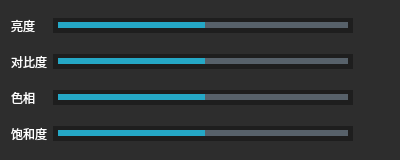
<?xml version="1.0" encoding="UTF-8"?>
<ui version="4.0">
 <class>OptionDialog</class>
 <widget class="QDialog" name="OptionDialog">
  <property name="geometry">
   <rect>
    <x>0</x>
    <y>0</y>
    <width>400</width>
    <height>160</height>
   </rect>
  </property>
  <property name="windowTitle">
   <string>Option</string>
  </property>
  <property name="windowIcon">
   <iconset resource="MediaPlayerXPre.qrc">
    <normaloff>:/MediaPlayerXPre/res/option.png</normaloff>:/MediaPlayerXPre/res/option.png</iconset>
  </property>
  <property name="styleSheet">
   <string notr="true">QWidget
{
	background-color:#2D2D2D;
	color:#FFF;
}

QPushButton {
}

QPushButton:hover {
	border: 1px solid #3E3E3E;
}

QPushButton:pressed {
    background-color: #5E5E5E;
    border-color: #3E3E3E;
    color: yellow;
}</string>
  </property>
  <layout class="QGridLayout" name="gridLayout_2">
   <item row="0" column="0">
    <layout class="QGridLayout" name="gridLayout">
     <item row="0" column="0">
      <widget class="QLabel" name="label">
       <property name="text">
        <string>亮度</string>
       </property>
      </widget>
     </item>
     <item row="0" column="1">
      <widget class="QSlider" name="brightnessSlider">
       <property name="styleSheet">
        <string notr="true">QSlider
{
    background-color: #1E1E1E;
    min-height:5px;
    max-height:5px;
    border:5px solid #1E1E1E;
}
QSlider::add-page:horizontal
{ 
    background-color: #57616A;
    height:4px;
}
QSlider::sub-page:horizontal 
{
    background-color: #25A8C6;
    height:4px;
}
QSlider::groove:horizontal 
{
	background:transparent;
    height:6px;
}
QSlider::handle:horizontal 
{
    height: 13px;
    width:13px;
    border-image: url(:/MediaPlayerXPre/res/ic_volume_thumb.png);
    margin: -4px -0; 
}</string>
       </property>
       <property name="minimum">
        <number>-100</number>
       </property>
       <property name="maximum">
        <number>100</number>
       </property>
       <property name="orientation">
        <enum>Qt::Horizontal</enum>
       </property>
      </widget>
     </item>
     <item row="0" column="2">
      <widget class="QPushButton" name="brightnessDefaultBtn">
       <property name="minimumSize">
        <size>
         <width>30</width>
         <height>30</height>
        </size>
       </property>
       <property name="maximumSize">
        <size>
         <width>30</width>
         <height>30</height>
        </size>
       </property>
       <property name="toolTip">
        <string>重置</string>
       </property>
       <property name="text">
        <string/>
       </property>
       <property name="icon">
        <iconset resource="MediaPlayerXPre.qrc">
         <normaloff>:/MediaPlayerXPre/res/restore.png</normaloff>:/MediaPlayerXPre/res/restore.png</iconset>
       </property>
       <property name="iconSize">
        <size>
         <width>30</width>
         <height>30</height>
        </size>
       </property>
       <property name="autoDefault">
        <bool>false</bool>
       </property>
       <property name="flat">
        <bool>true</bool>
       </property>
      </widget>
     </item>
     <item row="1" column="0">
      <widget class="QLabel" name="label_2">
       <property name="text">
        <string>对比度</string>
       </property>
      </widget>
     </item>
     <item row="1" column="1">
      <widget class="QSlider" name="contrastSlider">
       <property name="styleSheet">
        <string notr="true">QSlider
{
    background-color: #1E1E1E;
    min-height:5px;
    max-height:5px;
    border:5px solid #1E1E1E;
}
QSlider::add-page:horizontal
{ 
    background-color: #57616A;
    height:4px;
}
QSlider::sub-page:horizontal 
{
    background-color: #25A8C6;
    height:4px;
}
QSlider::groove:horizontal 
{
	background:transparent;
    height:6px;
}
QSlider::handle:horizontal 
{
    height: 13px;
    width:13px;
    border-image: url(:/MediaPlayerXPre/res/ic_volume_thumb.png);
    margin: -4px -0; 
}</string>
       </property>
       <property name="minimum">
        <number>-100</number>
       </property>
       <property name="maximum">
        <number>100</number>
       </property>
       <property name="orientation">
        <enum>Qt::Horizontal</enum>
       </property>
      </widget>
     </item>
     <item row="1" column="2">
      <widget class="QPushButton" name="contrastDefaultBtn">
       <property name="minimumSize">
        <size>
         <width>30</width>
         <height>30</height>
        </size>
       </property>
       <property name="maximumSize">
        <size>
         <width>30</width>
         <height>30</height>
        </size>
       </property>
       <property name="toolTip">
        <string>重置</string>
       </property>
       <property name="text">
        <string/>
       </property>
       <property name="icon">
        <iconset resource="MediaPlayerXPre.qrc">
         <normaloff>:/MediaPlayerXPre/res/restore.png</normaloff>:/MediaPlayerXPre/res/restore.png</iconset>
       </property>
       <property name="iconSize">
        <size>
         <width>30</width>
         <height>30</height>
        </size>
       </property>
       <property name="autoDefault">
        <bool>false</bool>
       </property>
       <property name="flat">
        <bool>true</bool>
       </property>
      </widget>
     </item>
     <item row="2" column="0">
      <widget class="QLabel" name="label_3">
       <property name="text">
        <string>色相</string>
       </property>
      </widget>
     </item>
     <item row="2" column="1">
      <widget class="QSlider" name="hueSlider">
       <property name="styleSheet">
        <string notr="true">QSlider
{
    background-color: #1E1E1E;
    min-height:5px;
    max-height:5px;
    border:5px solid #1E1E1E;
}
QSlider::add-page:horizontal
{ 
    background-color: #57616A;
    height:4px;
}
QSlider::sub-page:horizontal 
{
    background-color: #25A8C6;
    height:4px;
}
QSlider::groove:horizontal 
{
	background:transparent;
    height:6px;
}
QSlider::handle:horizontal 
{
    height: 13px;
    width:13px;
    border-image: url(:/MediaPlayerXPre/res/ic_volume_thumb.png);
    margin: -4px -0; 
}</string>
       </property>
       <property name="minimum">
        <number>-100</number>
       </property>
       <property name="maximum">
        <number>100</number>
       </property>
       <property name="orientation">
        <enum>Qt::Horizontal</enum>
       </property>
      </widget>
     </item>
     <item row="2" column="2">
      <widget class="QPushButton" name="hueDefaultBtn">
       <property name="minimumSize">
        <size>
         <width>30</width>
         <height>30</height>
        </size>
       </property>
       <property name="maximumSize">
        <size>
         <width>30</width>
         <height>30</height>
        </size>
       </property>
       <property name="toolTip">
        <string>重置</string>
       </property>
       <property name="text">
        <string/>
       </property>
       <property name="icon">
        <iconset resource="MediaPlayerXPre.qrc">
         <normaloff>:/MediaPlayerXPre/res/restore.png</normaloff>:/MediaPlayerXPre/res/restore.png</iconset>
       </property>
       <property name="iconSize">
        <size>
         <width>30</width>
         <height>30</height>
        </size>
       </property>
       <property name="autoDefault">
        <bool>false</bool>
       </property>
       <property name="flat">
        <bool>true</bool>
       </property>
      </widget>
     </item>
     <item row="3" column="0">
      <widget class="QLabel" name="label_4">
       <property name="text">
        <string>饱和度</string>
       </property>
      </widget>
     </item>
     <item row="3" column="1">
      <widget class="QSlider" name="saturationSlider">
       <property name="styleSheet">
        <string notr="true">QSlider
{
    background-color: #1E1E1E;
    min-height:5px;
    max-height:5px;
    border:5px solid #1E1E1E;
}
QSlider::add-page:horizontal
{ 
    background-color: #57616A;
    height:4px;
}
QSlider::sub-page:horizontal 
{
    background-color: #25A8C6;
    height:4px;
}
QSlider::groove:horizontal 
{
	background:transparent;
    height:6px;
}
QSlider::handle:horizontal 
{
    height: 13px;
    width:13px;
    border-image: url(:/MediaPlayerXPre/res/ic_volume_thumb.png);
    margin: -4px -0; 
}</string>
       </property>
       <property name="minimum">
        <number>-100</number>
       </property>
       <property name="maximum">
        <number>100</number>
       </property>
       <property name="orientation">
        <enum>Qt::Horizontal</enum>
       </property>
      </widget>
     </item>
     <item row="3" column="2">
      <widget class="QPushButton" name="saturationDefaultBtn">
       <property name="minimumSize">
        <size>
         <width>30</width>
         <height>30</height>
        </size>
       </property>
       <property name="maximumSize">
        <size>
         <width>30</width>
         <height>30</height>
        </size>
       </property>
       <property name="toolTip">
        <string>重置</string>
       </property>
       <property name="text">
        <string/>
       </property>
       <property name="icon">
        <iconset resource="MediaPlayerXPre.qrc">
         <normaloff>:/MediaPlayerXPre/res/restore.png</normaloff>:/MediaPlayerXPre/res/restore.png</iconset>
       </property>
       <property name="iconSize">
        <size>
         <width>30</width>
         <height>30</height>
        </size>
       </property>
       <property name="autoDefault">
        <bool>false</bool>
       </property>
       <property name="flat">
        <bool>true</bool>
       </property>
      </widget>
     </item>
    </layout>
   </item>
  </layout>
 </widget>
 <layoutdefault spacing="6" margin="11"/>
 <resources>
  <include location="MediaPlayerXPre.qrc"/>
 </resources>
 <connections/>
</ui>
